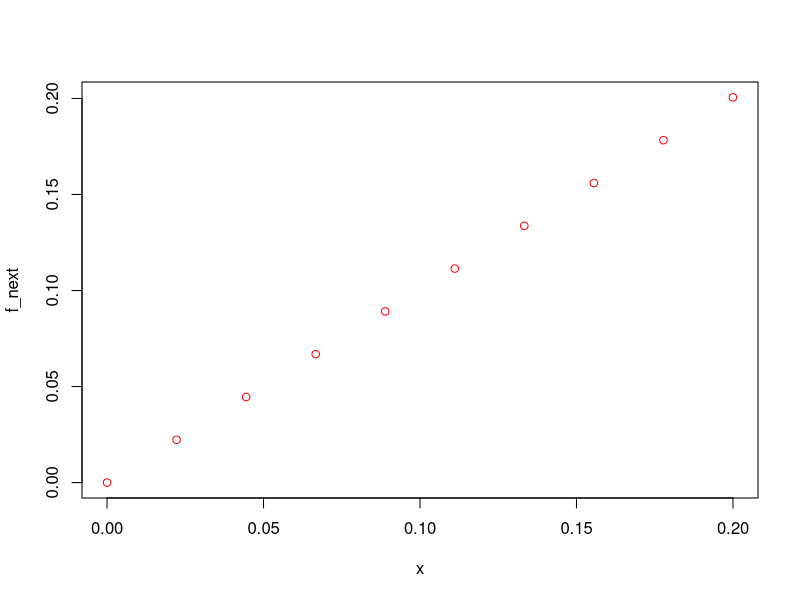

R code for this plot:
# u(x) = x + integral xtu(t)dt, u0(x)= sin x - 1

fcore <- function(x, t) {
  return (x*t)
}

f <- function(x) {
  return (x)
}

met_trap <- function(x, y, n) {
  h <- x[2] - x[1]
  s <- (y[1] + y[n]) / 2
  for (i in 2:(n - 1)) s <- s + y[i]
  return (h * s)
}

norm <- function(x) {
  return (sqrt(crossprod(x, x)))
}

a <- 0
b <- 0.2
lambda <- 1


n <- 10
eps <- 1e-5
h <- (b - a) / (n - 1)
x <- 1:n
for (i in 1:n) 
  x[i] <- a + h * (i - 1)

t <- 1:n
t <- x

k <- matrix(0, ncol = n, nrow = n)
for (i in 1:n) {
  for (j in 1:n) {
    k[i, j] = fcore(x[i], t[j])
  }
}

f_i <- 1:n
f_next <- 1:n

for (i in 1:n) {
  f_i[i] <- f(x[i])
}
y <- 1:n
for (ki in 1:100) {
  for (i in 1:n) {
    for (j in 1:n) {
      y[j] = k[i, j] * f_i[j]
    }
    f_next[i] = f(x[i]) + lambda * met_trap(t, y, n)
  }
  if (norm(f_next - f_i) <= eps) {
    break
  }
  f_i <- f_next
}

plot(x, f_next, type="p", col="red")
t <- seq(a, b, len = 10)
for (i in 1:10) {
  y[i] <- sin(t[i]) - 1 
}
lines(t, y, type="l", col="green")
